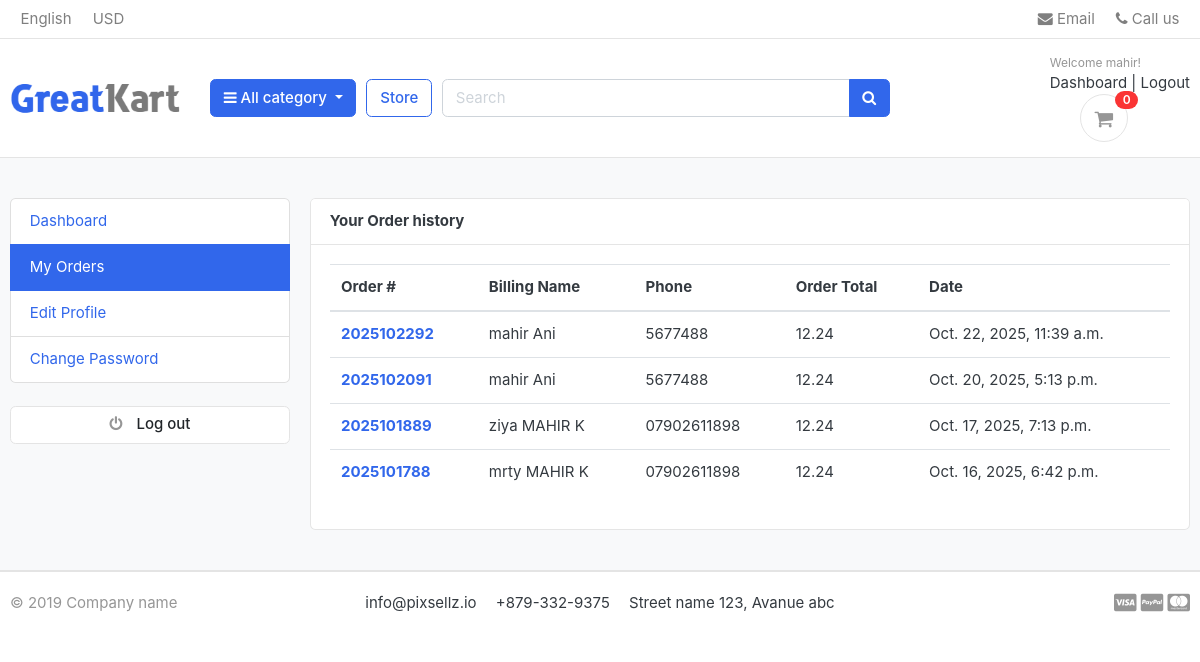
The app's page /accounts/my_orders/ (signed in) with its own data.
### accounts/models.py (models this page shows, shortened)
class Account(AbstractBaseUser):
    first_name = models.CharField(max_length=50)
    last_name = models.CharField(max_length=50)
    username = models.CharField(max_length=60, unique=True)
    email = models.EmailField(max_length=100, unique=True)
    phone_number = models.PositiveBigIntegerField(null=True, unique=True)
    date_joined = models.DateTimeField(auto_now_add=True)
    last_login = models.DateTimeField(auto_now_add=True)
    is_admin = models.BooleanField(default=False)
    is_active = models.BooleanField(default=False)
    is_staff = models.BooleanField(default=False)
    is_superadmin = models.BooleanField(default=False)
    USERNAME_FIELD = 'email'
    REQUIRED_FIELDS = ['username', 'first_name', 'last_name']
    objects = MyAccountManager()

### orders/models.py (models this page shows, shortened)
class Order(models.Model):
    STATUS = (
        ('New', 'New'),
        ('Accepted', 'Accepted'),
        ('Completed', 'Completed'),
        ('Cancelled', 'Cancelled'),
    )
    user = models.ForeignKey(Account, on_delete=models.SET_NULL, blank=True, null=True)
    payment = models.ForeignKey(Payment, on_delete=models.SET_NULL, blank=True, null=True)
    order_number = models.CharField(max_length=20)
    first_name = models.CharField(max_length=50)
    last_name = models.CharField(max_length=50)
    phone = models.CharField(max_length=15)
    email = models.EmailField(max_length=50)
    address_line_1 = models.CharField(max_length=100)
    address_line_2 = models.CharField(max_length=100, blank=True)
    country = models.CharField(max_length=50)
    state = models.CharField(max_length=50)
    city = models.CharField(max_length=50)
    order_note = models.TextField(max_length=200 , blank=True)
    order_total = models.FloatField()
    tax = models.FloatField()
    status = models.CharField(max_length=10, choices=STATUS, default='New')
    ip = models.CharField(blank=True, max_length=20)
    is_ordered = models.BooleanField(default=False)
    created_at = models.DateTimeField(auto_now_add=True)
    updated_at = models.DateTimeField(auto_now=True)
    def full_name(self):
        return f'{self.first_name} {self.last_name}'

### accounts/views.py (the view)
# urls.py: path('my_orders/', views.my_orders, name='my_orders'),
@login_required(login_url='login')
def my_orders(request):
    orders = Order.objects.filter(user=request.user, is_ordered=True).order_by('-created_at')
    context = {
        'orders': orders,
    }
    return render(request, 'accounts/my_orders.html', context)

### carts/context_processors.py (called while the page is built)
def counter(request):
    cart_count = 0
    if 'admin' in request.path:
        return {}
    else:
        try:
            cart = Cart.objects.filter(cart_id=_cart_id(request))
            if request.user.is_authenticated:
                cart_items = CartItem.objects.all().filter(user=request.user)
            else:
                cart_items = CartItem.objects.all().filter(cart=cart[:1])
            for cart_item in cart_items:
                cart_count += cart_item.quantity
        except Cart.DoesNotExist:
            cart_count = 0
    return dict(cart_count=cart_count)

### carts/views.py (called while the page is built)
def _cart_id(request):
    cart = request.session.session_key
    if not cart:
        cart = request.session.create()
    return cart

### category/context_processors.py (called while the page is built)
def menu_links(request):
    links = Category.objects.all()
    return dict(links=links)

### category/models.py (called while the page is built)
    def get_url(self):
        return reverse('products_by_category' , args=[self.slug])

### templates/accounts/my_orders.html (shortened to what this page needs)
{% extends 'base.html' %}
{% block content %}
<section class="section-conten padding-y bg">
<div class="container">
	<div class="row">
	{% include 'includes/dashboard_sidebar.html' %}
	<main class="col-md-9">
		<article class="card">
		<header class="card-header">
			<strong class="d-inline-block mr-3">Your Order history</strong>
		</header>
		<div class="card-body">
			<div class="row">
				<div class="col-md-12">
				<table class="table">
					<thead>
						<tr>
							<th scope="col">Order #</th>
							<th scope="col">Billing Name</th>
							<th scope="col">Phone</th>
							<th scope="col">Order Total</th>
							<th scope="col">Date</th>
						</tr>
					</thead>
					<tbody>
						{% for order in orders %}
						<tr>
							<th scope="row"><a href="{% url 'order_detail' order.order_number %}">{{order.order_number}}</a></th>
							<td>{{order.full_name}}</td>
							<td>{{order.phone}}</td>
							<td>{{order.order_total}}</td>
							<td>{{order.created_at}}</td>
						</tr>
						{% endfor %}
					</tbody>
				</table>
			</div>
		</div>
	</div>
		</article>
	</main>
</div>
</div>
</section>
{% endblock %}

### templates/includes/navbar.html (shortened to what this page needs)
{% load static %}
<header class="section-header">
<nav class="navbar p-md-0 navbar-expand-sm navbar-light border-bottom">
<div class="container">
  <div class="collapse navbar-collapse" id="navbarTop4">
    <ul class="navbar-nav mr-auto">
    	<li class="nav-item dropdown">
		 	<a href="#" class="nav-link">   English </a>
		</li>
		<li class="nav-item dropdown">
			<a href="#" class="nav-link"> USD </a>
		</li>
    </ul>
    <ul class="navbar-nav">
		<li><a href="#" class="nav-link"> <i class="fa fa-envelope"></i> Email </a></li>
		<li><a href="#" class="nav-link"> <i class="fa fa-phone"></i> Call us </a></li>
	</ul>
  </div>
</div>
</nav>
<section class="header-main border-bottom">
	<div class="container">
<div class="row align-items-center">
	<div class="col-lg-2 col-md-3 col-6">
		<a href="{% url 'home' %}" class="brand-wrap">
			<img class="logo" src="{% static './images/logo.png' %}">
		</a>
	</div>
	<div class="col-lg col-sm col-md col-6 flex-grow-0">
		<div class="category-wrap dropdown d-inline-block float-right">
			<button type="button" class="btn btn-primary dropdown-toggle" data-toggle="dropdown">
				<i class="fa fa-bars"></i> All category
			</button>
		</div>
	</div>
	<a href="{% url 'store' %}" class="btn btn-outline-primary">Store</a>
	<div class="col-lg  col-md-6 col-sm-12 col">
		<form action="{% url 'search' %}" class="search" method="GET">
			<div class="input-group w-100">
			    <input type="text" class="form-control" style="width:60%;" placeholder="Search" name="keyword">
			    <div class="input-group-append">
			      <button class="btn btn-primary" type="submit">
			        <i class="fa fa-search"></i>
			      </button>
			    </div>
		    </div>
		</form>
	</div>
	<div class="col-lg-3 col-sm-6 col-8 order-2 order-lg-3">
				<div class="d-flex justify-content-end mb-3 mb-lg-0">
					{% if user.id is None %}
					<div class="widget-header">
						<small class="title text-muted">Welcome guest!</small>
						<div>
							<a href="{% url 'login' %}">Sign in</a> <span class="dark-transp"> | </span>
							<a href="{% url 'register' %}"> Register</a>
						</div>
					</div>
					{% else %}
					<div class="widget-header">
						<small class="title text-muted">Welcome {{ user.first_name }}!</small>
						<div>
							<a href="{% url 'dashboard' %}">Dashboard</a> <span class="dark-transp"> | </span>
							<a href="{% url 'logout' %}"> Logout</a>
						</div>
					{% endif %}
					<a href="{% url 'cart' %}" class="widget-header pl-3 ml-3">
						<div class="icon icon-sm rounded-circle border"><i class="fa fa-shopping-cart"></i></div>
						<span class="badge badge-pill badge-danger notify">{{cart_count}}</span>
					</a>
				</div>
			</div>
</div>
	</div>
</section>
</header>

### static/css/ui.css (style rules this page uses)
html { font-family: "Inter", sans-serif; font-size: 15px; }
.icon-xs, .icon-sm, .icon-md, .icon-lg { display: inline-block; text-align: center; flex-shrink: 0; flex-grow: 0; }
.icon-sm { width: 48px; height: 48px; line-height: 48px !important; font-size: 20px; }
.padding-y { padding-top: 40px; padding-bottom: 40px; }
article:after, .form-group:after { display: block; clear: both; content: ""; }
.bg { background-color: #f8f9fa; }
.header-main { position: relative; padding-top: 1rem; padding-bottom: 1rem; }
.brand-wrap .logo, .navbar-brand .logo { margin-right: 7px; max-height: 42px; display: inline-block; }
.widget-header { display: inline-block; vertical-align: middle; position: relative; }
.widget-header a { color: #343a40; }
.widget-header i { color: #969696; }
.widget-header .title { display: block; }
.widget-header .notify { position: absolute; top: -3px; right: -10px; }
.notify { position: absolute; top: -4px; right: -10px; display: inline-block; padding: 0.25em 0.6em; font-size: 12px; line-height: 1; text-align: center; border-radius: 3rem; color: #fff; background-color: #fa3434; }

### records on screen
Account: first_name "mahir"
Order: order_number "2025102292", full_name "mahir Ani", phone "5677488", order_total "12.24", created_at "Oct. 22, 2025, 11:39 a.m."
Order: order_number "2025102091", full_name "mahir Ani", phone "5677488", order_total "12.24", created_at "Oct. 20, 2025, 5:13 p.m."
Order: order_number "2025101889", full_name "ziya MAHIR K", phone "07902611898", order_total "12.24", created_at "Oct. 17, 2025, 7:13 p.m."
Order: order_number "2025101788", full_name "mrty MAHIR K", phone "07902611898", order_total "12.24", created_at "Oct. 16, 2025, 6:42 p.m."

### other values on screen
{{ cart_count }} "0"
